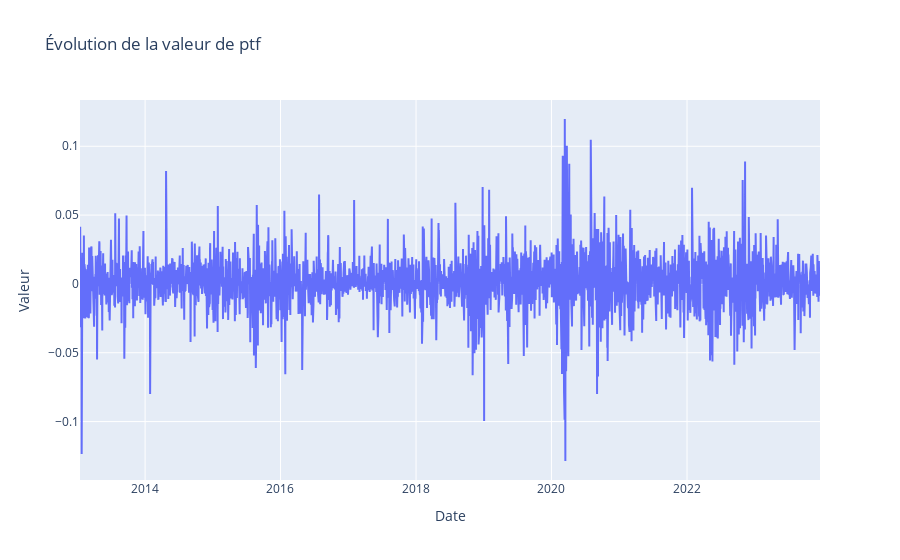

Source (notebook cell):
### Code cell
fig = go.Figure()

# Ajout de la série financière
fig.add_trace(go.Scatter(x = apple.Date, 
                         y = apple['Return'],
                         mode = 'lines',
                         name ='Return', 
                         fill = "tozeroy"))

# Mise à jour des titres
fig.update_layout(title="Évolution de la valeur de ptf",
                  xaxis_title='Date',
                  yaxis_title='Valeur')

# Affichage du graphique
fig.show()

### Figure 1 — Plotly figure (JSON) as saved in the notebook; plotly's stock layout.template omitted (floating-point values rounded to 4 significant figures; data arrays with more than 128 entries replaced by an {"elided": "..."} marker saying what was removed)
{"data": [{"fill": "tozeroy", "mode": "lines", "name": "Return", "x": {"elided": "2752 str values"}, "y": {"elided": "2752 float values"}, "type": "scatter"}], "layout": {"title": {"text": "Évolution de la valeur de ptf"}, "xaxis": {"title": {"text": "Date"}}, "yaxis": {"title": {"text": "Valeur"}}}}
